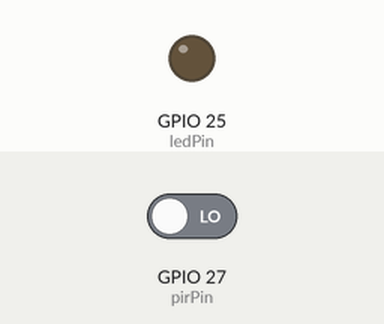
A sketch run on a simulated ESP32. On the bench: output pins drawn as LEDs (lit = HIGH). The test bench sets the inputs (shaded band); at power-on: GPIO 27 (pirPin) LOW. WiFi joins after 1.5 s; servers stay silent unless stated; uploads are accepted with an empty reply; what the sketch prints to the serial monitor is not drawn.

Above: at 2.7 s.
2.8 s: GPIO 27 (pirPin) driven HIGH
At 4.2 s:
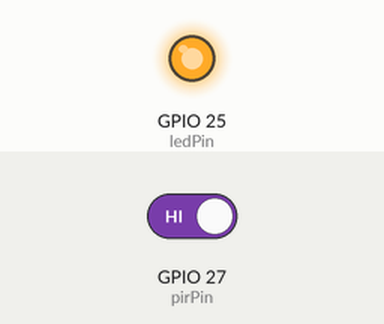
Timing chart, 0 to 5.8 s (numbered marks = the images above; inputs shaded):
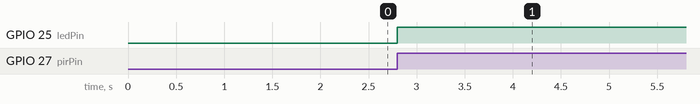

Measured:
- after the input at 2.8 s, GPIO 25 (ledPin): LOW → HIGH at once

The sketch:

sketch_nov18a.ino
```cpp
#include <WiFi.h>
#include <HTTPClient.h>
// DHT libraries are removed since you are focusing on the PIR sensor now
// #include <Adafruit_Sensor.h>
// #include <DHT.h>

// --- 1. CONFIGURATION: CRITICAL VALUES ---
const char* ssid = "ZTE Blade V50 Design";
const char* password = "123802813650";
const char* serverIp = "10.95.98.107";
const char* serverPath = "/esp32_data/post_data.php";

const int serverPort = 80;

// --- 2. PIR & LED PIN DEFINITIONS ---
const int pirPin = 27;     // PIR Sensor OUTPUT connected to GPIO 27 (Input)
const int ledPin = 25;     // LED (via resistor) connected to GPIO 25 (Output)

// State variables for PIR and Logging
int pirState = LOW;             // Current state of the PIR sensor
int motionDelay = 5000;         // Keep LED on for 5 seconds (5000 ms)
const long postingInterval = 10000; // Log status every 10 seconds (or on motion)
unsigned long lastMotionTime = 0;
unsigned long lastLogTime = 0;

// --- FUNCTION PROTOTYPES ---
void connectWiFi();
void sendDataToServer(String motionStatus);


// --- 3. SETUP FUNCTION ---
void setup() {
  Serial.begin(115200);

  pinMode(ledPin, OUTPUT);
  digitalWrite(ledPin, LOW);

  pinMode(pirPin, INPUT_PULLUP);

  connectWiFi();
  Serial.println("PIR Logger System Armed.");
}


// --- 4. MAIN LOOP ---
void loop() {
  if (WiFi.status() != WL_CONNECTED) {
    connectWiFi(); // Attempt to reconnect if disconnected
    return;
  }

  // Read the state of the PIR sensor
  int val = digitalRead(pirPin);

  if (val == HIGH) { // Motion detected!
    if (pirState == LOW) {
      Serial.println("--- Motion Detected! ---");
      digitalWrite(ledPin, HIGH); // Turn LED ON

      // Log the motion event immediately
      sendDataToServer("DETECTED");

      pirState = HIGH;
    }
    // Record the time of detection (to handle the delay)
    lastMotionTime = millis();

  } else { // No motion detected right now

    // Check if the LED ON delay has expired
    if (pirState == HIGH && (millis() - lastMotionTime > motionDelay)) {
      Serial.println("Motion stopped.");
      digitalWrite(ledPin, LOW); // Turn LED OFF
      pirState = LOW;
    }

    // Log the current status every 10 seconds (even if no motion)
    if (millis() - lastLogTime >= postingInterval) {
        lastLogTime = millis();
        if (pirState == LOW) {
             sendDataToServer("CLEAR");
        } else {
             // If pirState is HIGH, it means motion just stopped but delay is active, so we log DETECTED again
             sendDataToServer("DETECTED_DELAY");
        }
    }
  }
}

// --- 5. HELPER FUNCTIONS ---

void connectWiFi() {
  Serial.print("Connecting to ");
  Serial.println(ssid);
  WiFi.begin(ssid, password);

  while (WiFi.status() != WL_CONNECTED) {
    delay(500);
    Serial.print(".");
    // Emergency exit if connecting takes too long
    if (millis() > 30000 && WiFi.status() != WL_CONNECTED) {
        Serial.println("\nWiFi connection failed, rebooting...");
        ESP.restart(); // Restart the ESP32 to try again
    }
  }

  Serial.println("\nWiFi connected.");
  Serial.print("ESP32 IP address: ");
  Serial.println(WiFi.localIP());
}

void sendDataToServer(String motionStatus) {
  if (WiFi.status() == WL_CONNECTED) {
    HTTPClient http;
    String serverUrl = "http://" + String(serverIp) + ":" + String(serverPort) + String(serverPath);

    http.begin(serverUrl);
    http.addHeader("Content-Type", "application/x-www-form-urlencoded");

    // We send a custom key 'motion' with the status
    String postData = "motion=" + motionStatus;

    Serial.print("Sending POST data: ");
    Serial.println(postData);

    int httpResponseCode = http.POST(postData);

    if (httpResponseCode > 0) {
      Serial.print("HTTP Response code: ");
      Serial.println(httpResponseCode);
      String response = http.getString();
      Serial.print("Server Response: ");
      Serial.println(response);
    } else {
      Serial.print("Error in HTTP request: ");
      Serial.println(httpResponseCode);
    }
    http.end();
  } else {
    Serial.println("WiFi Disconnected. Cannot send data.");
  }
}
```
